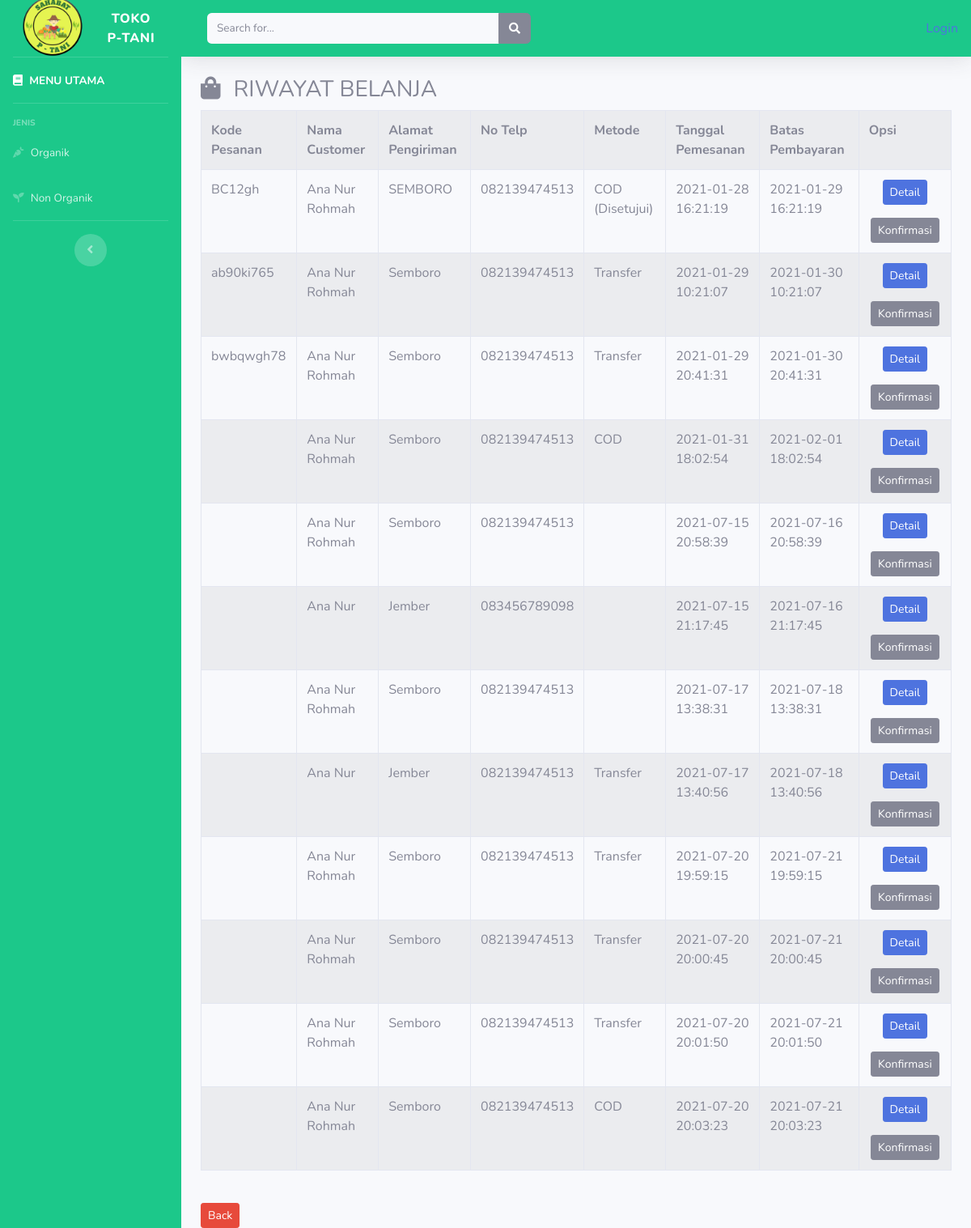
Screenshot of /index.php/riwayat with the database file from the repository.
### tables this page shows
CREATE TABLE `tb_invoice` (
  `id` int(11) NOT NULL,
  `noresi` varchar(60) NOT NULL,
  `nama` varchar(56) NOT NULL,
  `alamat` varchar(225) NOT NULL,
  `telp` varchar(25) NOT NULL,
  `email` varchar(200) NOT NULL,
  `metode` varchar(100) NOT NULL,
  `tgl_pesan` datetime NOT NULL,
  `batas_bayar` datetime NOT NULL,
  `status` varchar(50) NOT NULL,
  `bukti` text NOT NULL
);

### application/controllers/Riwayat.php (called while the page is built, shortened)
<?php
class Riwayat extends CI_Controller{
	public function index()
	{
		$data['riwayat'] = $this->model_riwayat->tampil_data();
		$this->load->view('templates/header');
		$this->load->view('templates/sidebar');
		$this->load->view('riwayat', $data);
		$this->load->view('templates/footer');
	}
}
 ?>

### index.php (called while the page is built, shortened)
<?php
require_once BASEPATH.'core/CodeIgniter.php';

### application/models/model_riwayat.php (called while the page is built, shortened)
 <?php
class Model_riwayat extends CI_Model{
 public function tampil_data()
	 {
	 	$result = $this->db->get('tb_invoice');
	 	if($result->num_rows()> 0){
	 		return $result->result();
	 	}else{
	 		return FALSE;
	 	}
	 }
}
	 ?>

### application/views/riwayat.php (the view)
<div class="container-fluid">
	<h3><i class="fas fa-shopping-bag mr-3"></i>RIWAYAT BELANJA</h3>
	<table class="table table-bordered table-hover table-striped mb-4">
		<tr>
			<th>Kode Pesanan</th>
			<th>Nama Customer</th>
			<th>Alamat Pengiriman</th>
			<th>No Telp</th>
			<th>Metode</th>
			<th>Tanggal Pemesanan</th>
			<th>Batas Pembayaran</th>
			<th>Opsi</th>
		</tr>
<?php foreach ($riwayat as $rwy): ?>
		<tr>
			<td><?php echo $rwy->noresi ?></td>
			<td><?php echo $rwy->nama ?></td>
			<td><?php echo $rwy->alamat ?></td>
			<td><?php echo $rwy->telp ?></td>
			<td><?php echo $rwy->metode?></td>
			<td><?php echo $rwy->tgl_pesan ?></td>
			<td><?php echo $rwy->batas_bayar ?></td>
			<td><center><?php echo anchor('dashboard1/detaill/'.$rwy->id, '<div class="btn btn-sm btn-primary mb-3">Detail</div>') ?>
				<?php echo anchor('dashboard1/edit/'.$rwy->id, '<div class="btn btn-sm btn-secondary ">Konfirmasi</div>') ?>
			</center></td>
		</tr>
	<?php endforeach; ?>
	</table>
<?php echo anchor('dashboard1/index/', '<div class="btn btn-sm btn-danger mt-3">Back</div>') ?>
</div>

### application/bg.css (style rules this page uses)
body { background-image: url(uploads/bg.png); }

### rows the page displays
tb_invoice: noresi "BC12gh", nama "Ana Nur Rohmah", alamat "SEMBORO", telp "082139474513", metode "COD (Disetujui)", tgl_pesan "2021-01-28 16:21:19", batas_bayar "2021-01-29 16:21:19", id "Detail", id "Konfirmasi"
tb_invoice: noresi "ab90ki765", nama "Ana Nur Rohmah", alamat "Semboro", telp "082139474513", metode "Transfer", tgl_pesan "2021-01-29 10:21:07", batas_bayar "2021-01-30 10:21:07", id "Detail", id "Konfirmasi"
tb_invoice: noresi "bwbqwgh78", nama "Ana Nur Rohmah", alamat "Semboro", telp "082139474513", metode "Transfer", tgl_pesan "2021-01-29 20:41:31", batas_bayar "2021-01-30 20:41:31", id "Detail", id "Konfirmasi"
tb_invoice: nama "Ana Nur Rohmah", alamat "Semboro", telp "082139474513", metode "COD", tgl_pesan "2021-01-31 18:02:54", batas_bayar "2021-02-01 18:02:54", id "Detail", id "Konfirmasi"
tb_invoice: nama "Ana Nur Rohmah", alamat "Semboro", telp "082139474513", tgl_pesan "2021-07-15 20:58:39", batas_bayar "2021-07-16 20:58:39", id "Detail", id "Konfirmasi"
tb_invoice: nama "Ana Nur", alamat "Jember", telp "083456789098", tgl_pesan "2021-07-15 21:17:45", batas_bayar "2021-07-16 21:17:45", id "Detail", id "Konfirmasi"
tb_invoice: nama "Ana Nur Rohmah", alamat "Semboro", telp "082139474513", tgl_pesan "2021-07-17 13:38:31", batas_bayar "2021-07-18 13:38:31", id "Detail", id "Konfirmasi"
tb_invoice: nama "Ana Nur", alamat "Jember", telp "082139474513", metode "Transfer", tgl_pesan "2021-07-17 13:40:56", batas_bayar "2021-07-18 13:40:56", id "Detail", id "Konfirmasi"
tb_invoice: nama "Ana Nur Rohmah", alamat "Semboro", telp "082139474513", metode "Transfer", tgl_pesan "2021-07-20 19:59:15", batas_bayar "2021-07-21 19:59:15", id "Detail", id "Konfirmasi"
tb_invoice: nama "Ana Nur Rohmah", alamat "Semboro", telp "082139474513", metode "Transfer", tgl_pesan "2021-07-20 20:00:45", batas_bayar "2021-07-21 20:00:45", id "Detail", id "Konfirmasi"
tb_invoice: nama "Ana Nur Rohmah", alamat "Semboro", telp "082139474513", metode "Transfer", tgl_pesan "2021-07-20 20:01:50", batas_bayar "2021-07-21 20:01:50", id "Detail", id "Konfirmasi"
tb_invoice: nama "Ana Nur Rohmah", alamat "Semboro", telp "082139474513", metode "COD", tgl_pesan "2021-07-20 20:03:23", batas_bayar "2021-07-21 20:03:23", id "Detail", id "Konfirmasi"

### other values shown
anchor('auth/login', 'Login') "Login"
